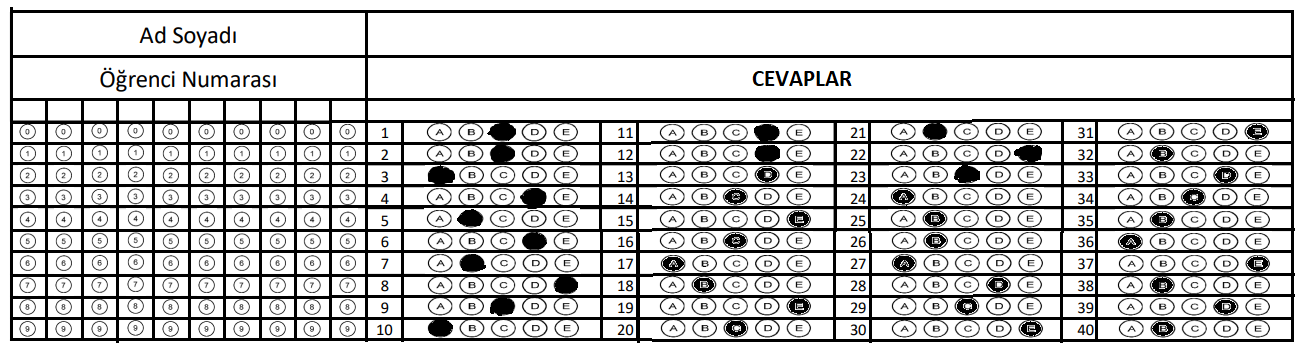
#> input picture cevapanahtari.png, 1310 x 356 px
$ python main.py
#> lines starting #> are read from the running program, lines starting #| are printed output that depends on the picture; after the words box and inside, x2 and y2 are one past the last pixel; in counts of white or black regions, pixels touching at a corner belong together
### utility.py
import cv2 as cv
import numpy as np

# Optik form tam anlamıyla frame dumduz ve framein tum alanlarına kpalı bır sekılde fonsıondan fitrelendi
def preprocess(img):
    h,w = (400,900) #resmin uzunluk ve genişligini ayarlıyorum
    tmpdraw = img.copy()  #büyük dikdörtgeni çizmek için gercek resmin bir kopyası alındı bu sadece görmek adına(yarı kısım sonrası sıl)
    bigcount = img.copy() #büyük dikdörtgeni çizmek için gercek resmin bir kopyası alındı
    canny = cv.Canny(img,10,50) # resmin kenarları algılandı
    countours,hierarchy = cv.findContours(canny,cv.RETR_EXTERNAL,cv.CHAIN_APPROX_NONE)#resimde ki kenarlar çizildi
    cv.drawContours(tmpdraw,countours,-1,(255,0,0),10) #Kenarların çizilmesi gerçekleşti
    #cv.imshow("a",tmpdraw) # burada deneme amaclı ekranda gösterildi
    #cv.waitKey(0) # frame sonsuza kadar bekletiliyor
    # Buraya kadar sunulacak
    # cv imshow ve waitkey i kopylayıp bakmak istediğiniz imgleri inceleyın
    big = rectangles(countours) # burada en büük dikdörtgeni almak için fonksıyon cagırıldı


    biggestCount = getCornerRect(big)  #en buyuk dikdörtgenin en uc noktalarını x y koordinatlaruı alınıyor
    cv.drawContours(bigcount,biggestCount,-1,(255,0,0),10) # en buyuk dikdörtgen çizildi

    biggestCount =  reorder(biggestCount) # enbüyük dikdörtgenin uç noktalar belirlenşiyor
    pt1=np.float32(biggestCount) # perspective uygulanması adına referans matris oluşturuldu
    pt2=np.float32([[0,0],[w,0],[0,h],[w,h]]) # yukarıda belirlenen h,w değelere göre yeni resmin referansı olusturuldu
    matr = cv.getPerspectiveTransform(pt1,pt2) # perspective dnüşümü uygulandı
    imgwarp = cv.warpPerspective(img,matr,(w,h)) # warp perspective ile h,w ile belilenmiş yeni foto oluştu
    # artık sadece karsımızda en büyük dikdörtgen yani optigin ta kendisi 400,900 boyutlarında karsımızda
    return imgwarp

# Asıl işlevi dikdörtgenkeri bul ve en buyugune geri yolla
def rectangles(countours):
    rect = []
    for i in countours:
        area = cv.contourArea(i) #çizilen kenarların her bırı ıcın bır alan hesabı yapıldı
        if area > 500: # alan hesabı 500 den buyuk olanı almak adına kosul
            peri = cv.arcLength(i,True) # arclength cevre hesabı yapar
            aprox = cv.approxPolyDP(i,peri * 0.02,True) # approxplydp ile çizilen kenarın kac kenarlı oldugu bulmaya calısılır
            if len(aprox) == 4: #kenar sayısı 4 olanları al
                rect.append(i) # rect dizisine ekle
    rect = sorted(rect,key=cv.contourArea,reverse=True)#dikdörtgenler sıralnadı
    return rect[0] #en buyuk dikdörtgen alındı

# en buyuk dikdörtgenin en uc noktaları gerı yollandı
def getCornerRect(cont):
     peri = cv.arcLength(cont,True) #cevre
     aprox = cv.approxPolyDP(cont,0.02*peri,True)
     return aprox
# en büyük dikdörtgen için perpective kullanabilme adına kenarların x,y koordınatları kesın ve net bir şekilde  ayarlanıyor
# hangi nokta dikdörtgenin neresinde burada bulunur
def reorder(points):
    points = points.reshape((4,2))  # 3 boyutlu matrisin bir içerisine girildi
    newp = np.zeros((4,1,2),np.uint32) # np ile yeni matris olusturuldu değeleri 0
    add = points.sum(1) # değer toplamaları yapıldı
    newp[0] = points[np.argmin(add)] # sol ust
    newp[3] = points[np.argmax(add)] # sag ust
    diff = np.diff(points,axis=1)
    newp[1] = points[(np.argmin(diff))] #sol alt
    newp[2] = points[(np.argmax(diff))] # sağ alt
    return newp

### main.py
import cv2 as cv
import numpy as np
import utility as ut
import csv
import os


# burada fotografın belirli bir eşik değerıne göre eşiklenmesi sağlanıyor
# daha net değerler siyah beyaz görebilmek adına
# siyah olan alan beyaz , beyaz olan alan sıyaha donduruldu
# alt kısımda sıyah olmama sayısını nulmak adına
def esikle(img):
    img = cv.cvtColor(img,cv.COLOR_BGR2GRAY) # fotografı gri tona ayarlıyor
    return cv.adaptiveThreshold (img,255,cv.ADAPTIVE_THRESH_GAUSSIAN_C,cv.THRESH_BINARY_INV,21,2) # adaptive threshhold ile yogunluga göre eşikleme yapılıyor

# cevap kısımlarının ve ögrnonun kırpılmasını gercekleştirdik.
def ilkOn(img):
    return esikle(img[134:400,290:400])
def ikiOn(img):
    return esikle(img[134:400,455:565])
def ucOn(img):
    return esikle( img[134:400,615:725])
def dortOn(img):
    return esikle(img[134:400,775:885])
def ogrNo(img):
    return esikle(img[134:400,0:250])

# tum cevapları tek bir diziye atama işlemi gercekleşiyor
def allanswer(img):
    answers =[]
    ans1 = ilkOn(img)
    ans1 = cv.resize(ans1,(110,270)) # resize ile foto boyutunu tam sayıya esitledim
    sp1 = np.vsplit(ans1,10) # ilk onluk cevabı tek 10 a kesme işlemi gercekleşiyor
    for i in sp1:
        answers.append(i) # her soru için kesme işlemi gerceklesen fotoyu answera ekle
    # alt kısımlarda aynı
    ans2 = ikiOn(img)
    ans2 = cv.resize(ans2,(110,270))
    sp2 = np.vsplit(ans2,10)
    for i in sp2:
        answers.append(i)
    ans3 = ucOn(img)
    ans3 = cv.resize(ans3,(110,270))
    sp3 = np.vsplit(ans3,10)
    for i in sp3:
        answers.append(i)
    ans4 = dortOn(img)
    ans4 = cv.resize(ans4,(110,270))
    sp4 = np.vsplit(ans4,10)
    for i in sp4:
        answers.append(i)
    return answers
def ogrnoBul(img):
    ogrno = ogrNo(img)
    ogrno = cv.resize(ogrno,(250,270))
    coloums = np.hsplit(ogrno,10) # ogrno için dikey kesim gercekleşiyor
    no = 0
    #bu döngüde ögrnonun tum haneleri bulunacak
    for i in coloums:
        boxes = np.vsplit(i,10) # dikey kesim gercekleştikten sonra ilk sutun için satır kesimi yapılıyor
        # [7 lines of commented-out code are left out]
        box = (boxes[0])[9:22,8:16] # kırpma işlemi yapılyıor
        # cv.imshow("a",box)
        # cv.waitKey(0)
        ind = 0
        max = cv.countNonZero(box) # siyah olmayan piksel sayısını maxa eşitledim
        # burada en buyuk siyah olmayan değer bulunuyor
        for j in range(1,10):
            box = (boxes[j])[9:22,8:16]
            # cv.imshow("a",box)
            # cv.waitKey(0)
            if max < cv.countNonZero(box): # eğerki siyah olmayan piksel sayısı max dan buyukse yeni max değeri o oluyor
                max=cv.countNonZero(box) # indisde ona eşitleniyor
                ind = j
                if max < 60:
                    ind = -1
        if max < 60: # düzgün karalanmayan sıkları bos yani yanlış olması adına siyah olmama sayısı eşiğini 60 ayarladım
            ind = -1 # eşiği gecemeyen değerler -1 oldu
        if ind != -1: # -1 olmayan değerler girdi
            no = (no*10) + ind
        # no 0 dan başladı ilk değer 5 olsun 0 = 0 * 10 + 5 den 5
        # yeni no = 5,ikinci gelen değer 6 olsun , 5 = 5*10 + 6 dan 56
        # bu şekilde ögr no bulunuyor
    return no

#ögrnonul fonksıyonu ile aynı mantık
def findAnswer(answers):
    res = []
    for ans in answers:
        boxes= np.hsplit(ans,5)
        box = (boxes[0])[4:22,4:18]
        max = cv.countNonZero(box)
        ind = 0
        for i in range(1,5):
            box = (boxes[i])[4:22,4:18]
            if max < cv.countNonZero(box):
                max= cv.countNonZero(box)
                ind = i
                if max < 170:
                    ind = -1
        if max < 170:
                    ind = -1
        res.append(ind)
    return res

# KOD BURADAN BAŞLAR
askNo = int(input("kaç soru var : ")) # 40 soruluk optik oldugu için soru sayısı kullanıcıdan alınmalı
#> the answer given: 3
p = os.getcwd() #(os işleitm sistemi için bir api)bulundugum dızını gosterıyor
path = os.listdir( p + '/fotograflar/') #bulundugum dızınde kı fotograflara atlıyorum ve listeliyorum
writingFile =  open("result.csv","w",encoding='utf-8')  # csv dosyasına yazmak için onu açtım
cvppath = "cevapanahtari.png" # bulundugum dızındekı cevap anahtarı
cevapanahtari = cv.imread(cvppath) #(imread img okuma yapar) cevap anahtarı okunuyor
#> cevapanahtari is the input picture: shape (356, 1310, 3); mean B, G, R 200.4, 200.4, 200.4
cevapanahtari = ut.preprocess(cevapanahtari)  # ut = utilty.py dosyasının kısaltılması oraya işaret eder.
#> in preprocess, `canny = cv.Canny(img,10,50)`:
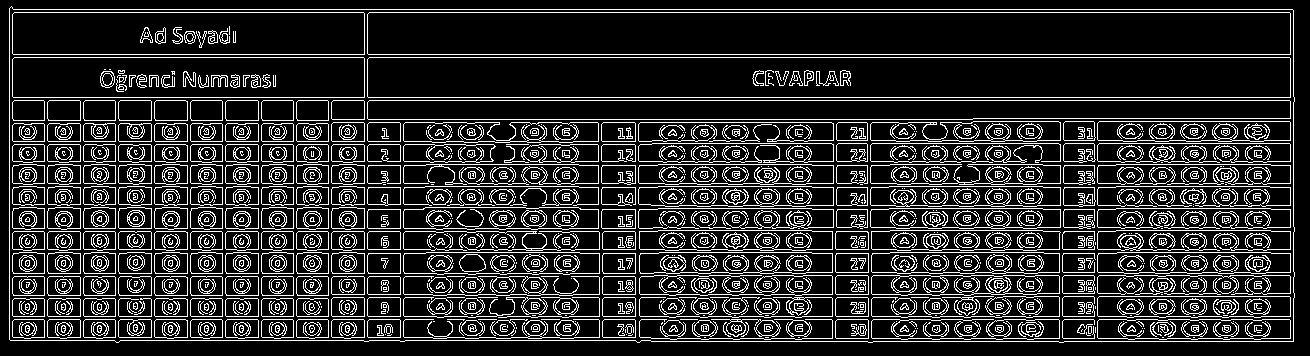
#> canny: shape (356, 1310); 17.2% white in thin lines or dots
#> in preprocess, `countours,hierarchy = cv.findContours(canny,cv.RETR_EXTERNAL,cv.CHAIN_..`: countours = 1 contour; box (x1, y1, x2, y2) and area: (9, 6, 1295, 343) 425708
#> the loop in rectangles, `for i in countours:` made 1 pass
#> (area, peri, aprox) on pass 1: (425708.5, 3243.8, [[9, 8], [10, 340], [1293, 341], [1292, 9]])
#> after the loop in rectangles, `for i in countours:`: rect has the same summary as countours in preprocess
#> in preprocess, `big = rectangles(countours)`: big = contour of 3231 points, box (x1, y1, x2, y2) (9, 6, 1295, 343), area 425708
#> in getCornerRect, `peri = cv.arcLength(cont,True)`: peri = 3243.8
#> in getCornerRect, `aprox = cv.approxPolyDP(cont,0.02*peri,True)`: aprox = [[9, 8], [10, 340], [1293, 341], [1292, 9]]
#> in reorder, `add = points.sum(1)`: add = [17, 350, 1634, 1301]
#> in reorder, `diff = np.diff(points,axis=1)`: diff = [-1, 330, -952, -1283]
#> in preprocess, `biggestCount =  reorder(biggestCount)`: biggestCount = [[9, 8], [1292, 9], [10, 340], [1293, 341]]
#> in preprocess, `matr = cv.getPerspectiveTransform(pt1,pt2)`: matr = [[0.701, -0.00211, -6.3], [-0.000939, 1.2, -9.63], [-1.14e-19, -2.7e-19, 1]]
ans = allanswer(cevapanahtari) # allanswer ile tum cevaplar için resimde kırpma işlemleri uygulanıyor
#> in allanswer, `sp1 = np.vsplit(ans1,10)`: sp1 = 10 items
#> the loop in allanswer, `for i in sp1:` made 10 passes
#> the loop in allanswer, `for i in sp2:` made 10 passes
#> after the loop in allanswer, `for i in sp2:`: answers = 20 items
#> in allanswer, `sp3 = np.vsplit(ans3,10)`: sp3 = 10 items
#> the loop in allanswer, `for i in sp3:` made 10 passes
#> after the loop in allanswer, `for i in sp3:`: answers = 30 items
#> in allanswer, `sp4 = np.vsplit(ans4,10)`: sp4 = 10 items
#> the loop in allanswer, `for i in sp4:` made 10 passes
#> after the loop in allanswer, `for i in sp4:`: answers = 40 items
#> ans = 40 items
ans = findAnswer(ans) # cevaplar bulunuyor
#> the loop in findAnswer, `for ans in answers:` made 40 passes
#> after the loop in findAnswer, `for ans in answers:`: res = 40 values, max 4 at index 7, min 0 at index 2, mean 2
#> ans has the same summary as res in findAnswer

# bu fonksiyonda ögrenci cevapları ve cevap anahtarındakı değgerler karsılastırılıyor
def getResult(answers):
    result = 0
    for i in range(0,askNo):
        if answers[i] == ans[i]:
            answers[i] = "T" # excell de gösterilmek adına yeni deger True nun t si
            result +=  (100 / askNo) # 20 soru varsa her doğru cevap için 5 puan resulta eklenıyor
        else:
             answers[i] = "F" # excell de gösterilmek adına yeni deger false nun f si
    return result

# bu dongude tum fotograflar belirtilen diziden teker teker okunuyor ve sonuc excelle yazılıyor
for i in range(0,len(path)):
    imgs = cv.imread('./fotograflar/' + path[i]) # fotograflar dızınıdekı tum sırayla fotoları oku
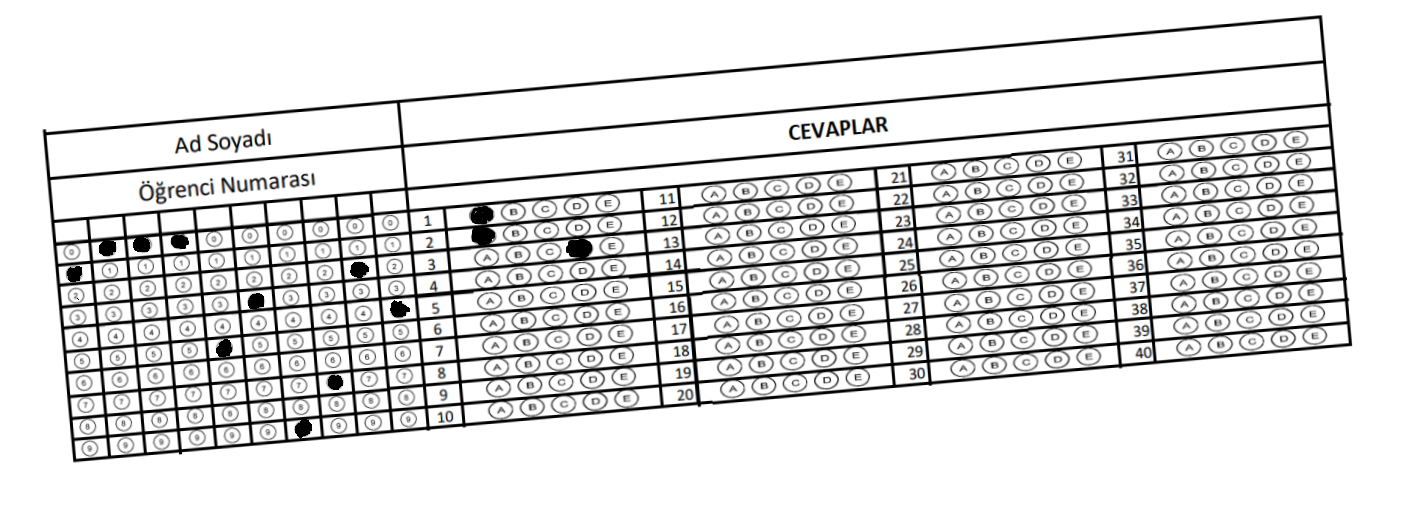
#> input picture fotograflar/1.png, 1410 x 516 px
#> imgs is the input picture: shape (516, 1410, 3); mean B, G, R 221.8, 221.8, 221.8
    imgs = ut.preprocess(imgs) #fotgrafı biçimlendir
#> in preprocess (call 2), `canny = cv.Canny(img,10,50)`:
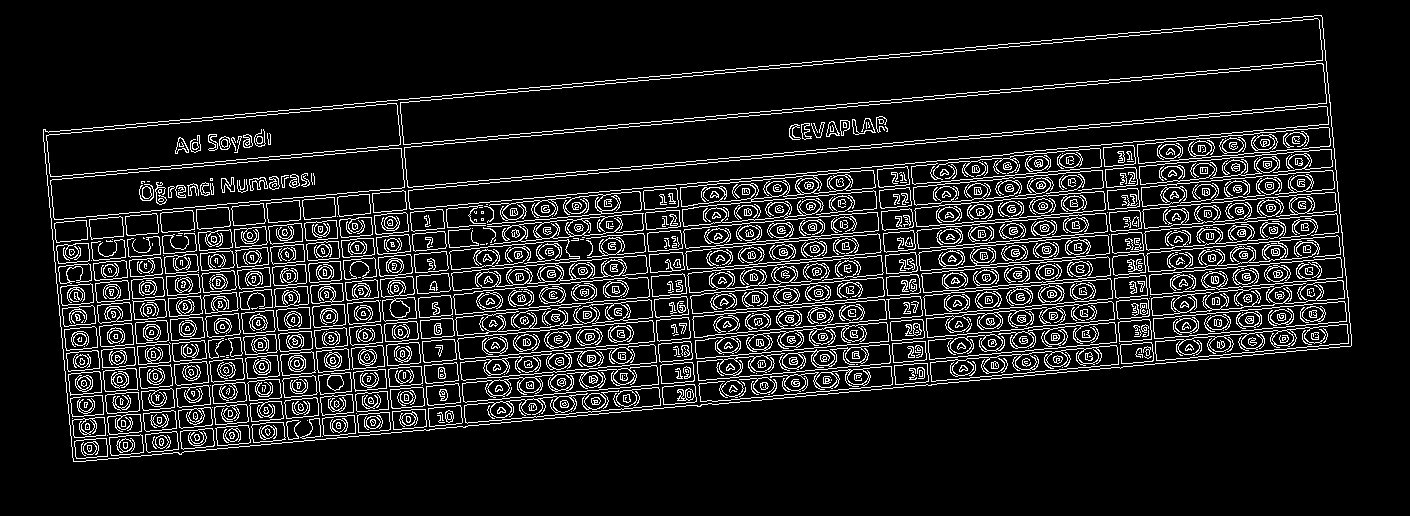
#> canny: shape (516, 1410); 11.3% white in thin lines or dots, all inside (x1, y1, x2, y2) = (43, 15, 1352, 462)
#> in preprocess (call 2), `countours,hierarchy = cv.findContours(canny,cv.RETR_EXTERNAL,cv.CHAIN_..`: countours = 1 contour; box (x1, y1, x2, y2) and area: (43, 15, 1352, 462) 425718
#> the loop in rectangles (call 2), `for i in countours:` made 1 pass
#> (area, peri, aprox) on pass 1: (425718, 3348.4, [[1322, 17], [43, 129], [73, 461], [1350, 346]])
#> after the loop in rectangles (call 2), `for i in countours:`: rect has the same summary as countours in preprocess
#> in preprocess (call 2), `big = rectangles(countours)`: big = contour of 3220 points, box (x1, y1, x2, y2) (43, 15, 1352, 462), area 425718
#> in preprocess (call 2), `biggestCount = getCornerRect(big)`: biggestCount = [[1322, 17], [43, 129], [73, 461], [1350, 346]]
#> in preprocess (call 2), `biggestCount =  reorder(biggestCount)`: biggestCount = [[43, 129], [1322, 17], [73, 461], [1350, 346]]
#> in preprocess (call 2), `matr = cv.getPerspectiveTransform(pt1,pt2)`: matr = [[0.691, -0.0624, -21.66], [0.104, 1.19, -158.4], [-7.72e-06, -3.38e-06, 1]]
    answers = allanswer(imgs) # allanswer ile tum cevaplar için resimde kırpma işlemleri uygulanıyor
#> in allanswer (call 2), `ans1 = cv.resize(ans1,(110,270))`:
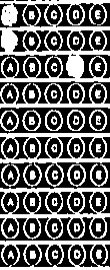
#> ans1: shape (270, 110); min 0, max 255, mean 104.3
#> the loop in allanswer (call 2), `for i in sp1:` made 10 passes
#> after the loop in allanswer (call 2), `for i in sp1:`: answers = 10 items
#> in allanswer (call 2), `ans2 = cv.resize(ans2,(110,270))`:
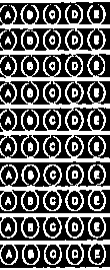
#> ans2: shape (270, 110); min 0, max 255, mean 98.7
#> the loop in allanswer (call 2), `for i in sp2:` made 10 passes
#> after the loop in allanswer (call 2), `for i in sp2:`: answers = 20 items
#> the loop in allanswer (call 2), `for i in sp3:` made 10 passes
#> after the loop in allanswer (call 2), `for i in sp3:`: answers = 30 items
#> in allanswer (call 2), `ans4 = cv.resize(ans4,(110,270))`:
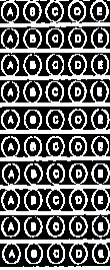
#> ans4: shape (270, 110); min 0, max 255, mean 100.5
#> the loop in allanswer (call 2), `for i in sp4:` made 10 passes
#> after the loop in allanswer (call 2), `for i in sp4:`: answers = 40 items
#> answers = 40 items
    answers = findAnswer(answers) # ögrencinin işaretlediği şıklar bulunuyor
#> the loop in findAnswer (call 2), `for ans in answers:` made 40 passes
#> answers = 40 values, max 3 at index 2, min -1 at index 3, mean -0.85
    csvWriter = csv.writer(writingFile) #(csv excell yazmak için api) dosya belirtiliyo
    writingrow = [str(ogrnoBul(imgs)),str(getResult(answers)),answers[0:askNo]] # ogrno , sonuc, ve yapılan hatalar excel e yazılmak adına diziye alındı
#> in ogrnoBul, `ogrno = cv.resize(ogrno,(250,270))`:
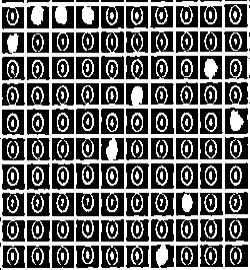
#> ogrno: shape (270, 250); min 0, max 255, mean 102.2
#> in ogrnoBul, `coloums = np.hsplit(ogrno,10)`: coloums = 10 items
#> the loop in ogrnoBul, `for i in coloums:` made 10 passes
#> no on passes 1 to 8: 1, 10, 100, 1000, 10005, 100053, 1000539, 10005397
#> after the loop in ogrnoBul, `for i in coloums:`: no = 1000539724
#> in getResult, `result = 0`: result = 0
#> after the loop in getResult, `for i in range(0,askNo):`: answers = 40 items, first 6: 'F', 'F', 'F', -1, -1, -1; result = 0
#> writingrow = ['1000539724', '0', ['F', 'F', 'F']]
    csvWriter.writerow(writingrow) # excele yazma işlmei gerçekleşti
#> pass 2 of the loop `for i in range(0,len(path)):`:
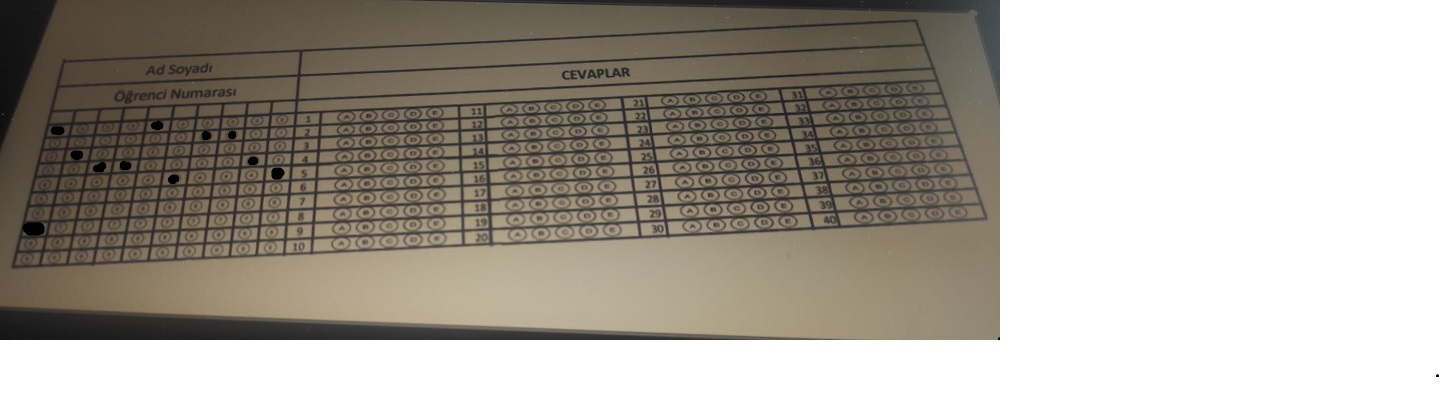
#> input picture fotograflar/2.png, 1445 x 405 px
#> imgs is the input picture: shape (405, 1445, 3); mean B, G, R 157.4, 166, 171.4
#> in preprocess (call 3), `canny = cv.Canny(img,10,50)`:
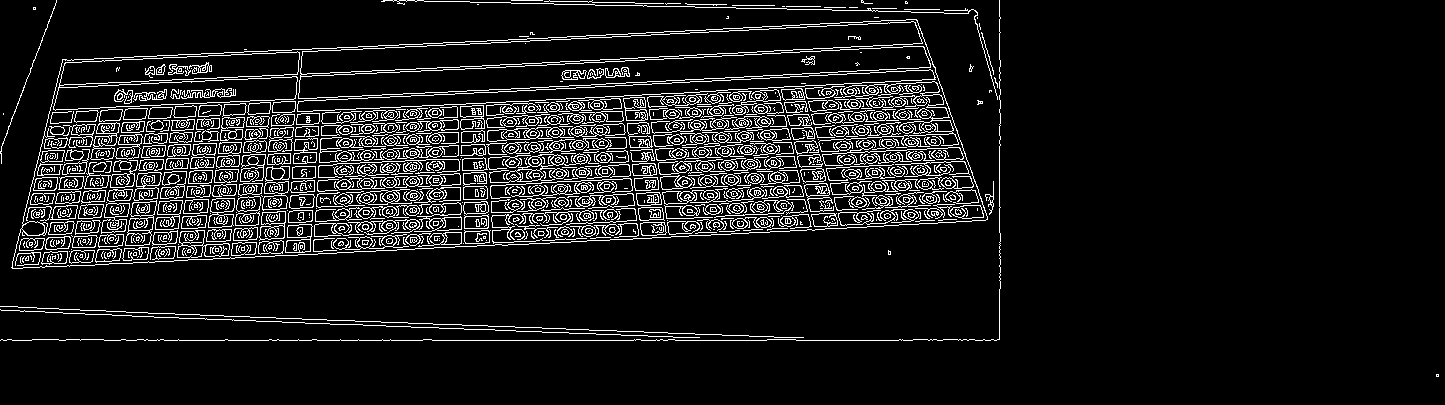
#> canny: shape (405, 1445); 9.3% white in thin lines or dots
#> countours = 37 contours, 34 with area under 20; largest, box (x1, y1, x2, y2) and area: (11, 19, 988, 269) 188003, (985, 181, 994, 215) 34, (381, 0, 998, 100) 21
#> tmpdraw: shape (405, 1445, 3)
#> after the loop in rectangles (call 3), `for i in countours:`: rect = 1 contour; box (x1, y1, x2, y2) and area: (11, 19, 988, 269) 188003
#> big = contour of 2238 points, box (x1, y1, x2, y2) (11, 19, 988, 269), area 188003
#> in preprocess (call 3), `biggestCount = getCornerRect(big)`: biggestCount = [[987, 216], [916, 19], [62, 59], [11, 267]]
#> bigcount: shape (405, 1445, 3)
#> in preprocess (call 3), `biggestCount =  reorder(biggestCount)`: biggestCount = [[62, 59], [916, 19], [11, 267], [987, 216]]
#> matr = [[1.09, 0.267, -83.15], [0.109, 2.32, -143.9], [6.64e-06, 0.000729, 1]]
#> img: shape (266, 110)
#> the loop in allanswer (call 3), `for i in sp1:` made 10 passes
#> after the loop in allanswer (call 3), `for i in sp1:`: answers = 10 items
#> in allanswer (call 3), `ans2 = cv.resize(ans2,(110,270))`:
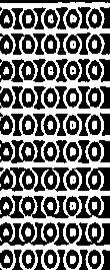
#> ans2: shape (270, 110); min 0, max 255, mean 115
#> the loop in allanswer (call 3), `for i in sp2:` made 10 passes
#> after the loop in allanswer (call 3), `for i in sp2:`: answers = 20 items
#> the loop in allanswer (call 3), `for i in sp3:` made 10 passes
#> after the loop in allanswer (call 3), `for i in sp3:`: answers = 30 items
#> the loop in allanswer (call 3), `for i in sp4:` made 10 passes
#> after the loop in allanswer (call 3), `for i in sp4:`: answers = 40 items
#> `answers = findAnswer(answers)`: answers = 40 values from -1 to -1
#> the loop in ogrnoBul (call 2), `for i in coloums:` made 10 passes
#> no on passes 1 to 4: 0, 2, 23, 233
#> writingrow = ['233041134', '0', ['F', 'F', 'F']]
